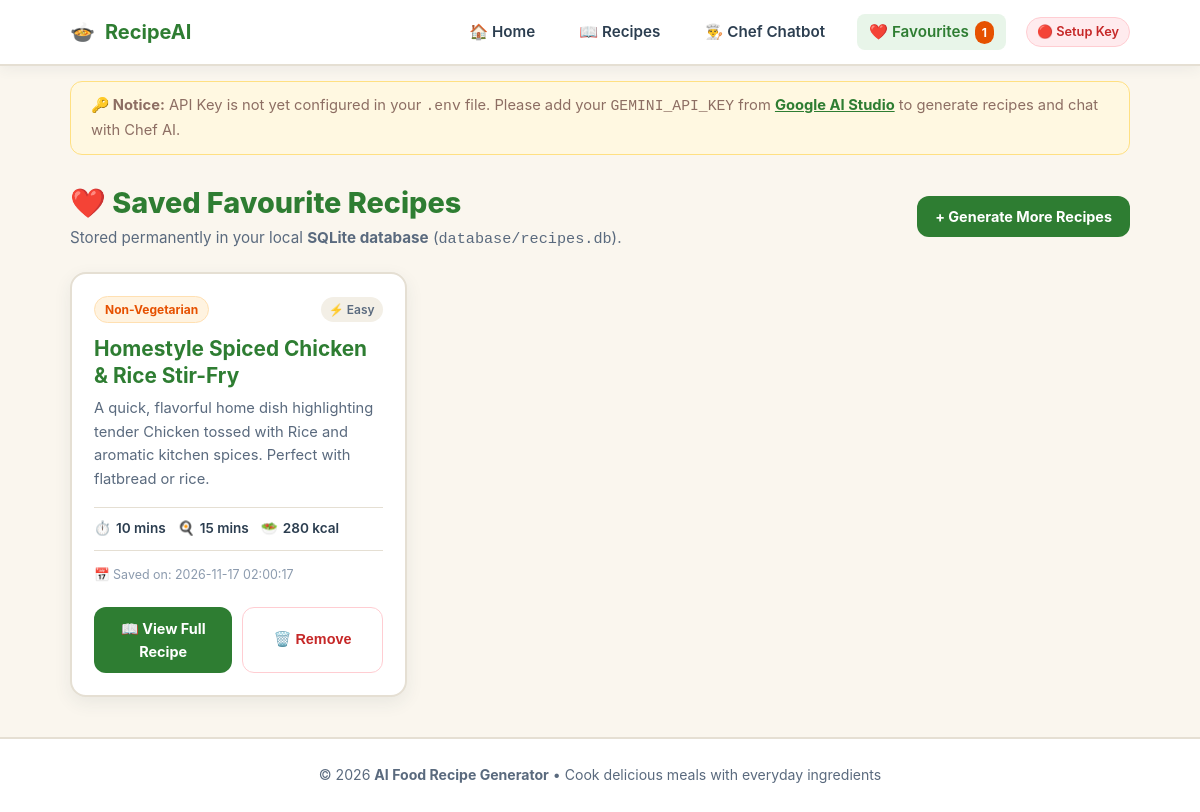
Page /favourites on the committed database.
### tables this page shows
CREATE TABLE favourites (
            id INTEGER PRIMARY KEY AUTOINCREMENT,
            title TEXT NOT NULL,
            description TEXT,
            category TEXT,
            prep_time TEXT,
            cook_time TEXT,
            difficulty TEXT,
            calories TEXT,
            ingredients TEXT,
            instructions TEXT,
            nutrition TEXT,
            tips TEXT,
            substitutes TEXT,
            language TEXT DEFAULT 'en',
            created_at TIMESTAMP DEFAULT CURRENT_TIMESTAMP
        );

### app.py (the view)
@app.route("/favourites")
def favourites():
    fav_recipes = database.get_all_favourites()
    return render_template("favourites.html", favourites=fav_recipes)

### ai_engine.py (called while the page is built, shortened)
def get_gemini_api_key():
    env_file = os.path.join(os.path.dirname(os.path.abspath(__file__)), ".env")
    return os.getenv("GEMINI_API_KEY", "").strip()

def is_api_key_configured():
    key = get_gemini_api_key()
    if not key or key == "your_gemini_api_key_here" or len(key) < 15:
        return False
    return True

### app.py (called while the page is built)
@app.context_processor
def inject_globals():
    try:
        favs = database.get_all_favourites()
        fav_count = len(favs)
    except Exception:
        fav_count = 0
    return {
        "api_ready": ai_engine.is_api_key_configured(),
        "gemini_model": os.getenv("GEMINI_MODEL", "gemini-3.8-flash"),
        "fav_count": fav_count
    }

### database.py (called while the page is built)
def get_db_connection():
    os.makedirs(DB_DIR, exist_ok=True)
    conn = sqlite3.connect(DB_PATH)
    conn.row_factory = sqlite3.Row
    return conn

def _format_recipe_row(row):
    if not row:
        return None
    recipe = dict(row)
    for field in ['ingredients', 'instructions', 'nutrition']:
        if field in recipe and recipe[field]:
            try:
                recipe[field] = json.loads(recipe[field])
            except (json.JSONDecodeError, TypeError):
                if isinstance(recipe[field], str):
                    recipe[field] = [line.strip() for line in recipe[field].split('\n') if line.strip()]
    return recipe

def get_all_favourites():
    conn = get_db_connection()
    cursor = conn.cursor()
    cursor.execute("SELECT * FROM favourites ORDER BY id DESC")
    rows = cursor.fetchall()
    conn.close()
    return [_format_recipe_row(row) for row in rows]

### templates/favourites.html (shortened to what this page needs)
{% extends "base.html" %}
{% block content %}
<div style="margin: 25px 0 20px; display: flex; justify-content: space-between; align-items: center; flex-wrap: wrap; gap: 15px;">
    <div>
        <h1 style="color: var(--primary-green); font-size: 1.8rem; font-weight: 800;">
            ❤️ Saved Favourite Recipes
        </h1>
        <p style="color: var(--text-secondary); font-size: 0.95rem;">
            Stored permanently in your local <strong>SQLite database</strong> (<code>database/recipes.db</code>).
        </p>
    </div>
    <div>
        <a href="{{ url_for('index') }}" class="btn btn-primary" style="padding: 9px 18px; font-size: 0.9rem;">
            + Generate More Recipes
        </a>
    </div>
</div>
<div id="favourites-container">
    {% if favourites and favourites|length > 0 %}
        <div class="recipes-grid">
            {% for fav in favourites %}
                <div class="recipe-card" id="fav-card-{{ fav.id }}">
                    <div>
                        <div class="card-header-badges">
                            <span class="category-tag">{{ fav.category or 'General' }}</span>
                            <span class="difficulty-tag">⚡ {{ fav.difficulty or 'Easy' }}</span>
                        </div>
                        <h2 class="recipe-title">{{ fav.title }}</h2>
                        <p class="recipe-desc">{{ fav.description }}</p>
                        <div class="recipe-stats-row">
                            <div class="stat-item">
                                ⏱️ <span>{{ fav.prep_time }}</span>
                            </div>
                            <div class="stat-item">
                                🍳 <span>{{ fav.cook_time }}</span>
                            </div>
                            <div class="stat-item">
                                🥗 <span>{{ fav.calories }}</span>
                            </div>
                        </div>
                        <div style="font-size: 0.78rem; color: var(--text-muted); margin-bottom: 12px;">
                            📅 Saved on: {{ fav.created_at }}
                        </div>
                    </div>
                    <div class="card-actions">
                        <a href="{{ url_for('recipe_details', recipe_id=fav.id) }}" class="btn btn-primary">
                            📖 View Full Recipe
                        </a>
                        <button
                            class="btn btn-outline-danger btn-remove-fav"
                            data-id="{{ fav.id }}"
                            title="Delete this recipe from SQLite database"
                        >
                            🗑️ Remove
                        </button>
                    </div>
                </div>
            {% endfor %}
        </div>
    {% endif %}
</div>
{% endblock %}

### templates/base.html (shortened to what this page needs)
<!DOCTYPE html>
<html lang="en">
<head>
    <link rel="stylesheet" href="{{ url_for('static', filename='css/style.css') }}">
</head>
<body>
    <header class="navbar">
        <div class="nav-container">
            <a href="{{ url_for('index') }}" class="nav-brand">
                <span>🍲</span> RecipeAI
            </a>
            <nav>
                <ul class="nav-links">
                    <li><a href="{{ url_for('index') }}" class="{% if request.endpoint == 'index' %}active{% endif %}">🏠 Home</a></li>
                    <li><a href="{{ url_for('recipes') }}" class="{% if request.endpoint in ['recipes', 'recipe_details'] %}active{% endif %}">📖 Recipes</a></li>
                    <li><a href="{{ url_for('chatbot') }}" class="{% if request.endpoint == 'chatbot' %}active{% endif %}">👨‍🍳 Chef Chatbot</a></li>
                    <li>
                        <a href="{{ url_for('favourites') }}" class="{% if request.endpoint == 'favourites' %}active{% endif %}">
                            ❤️ Favourites
                            <span class="count-badge" id="fav-count-badge">{{ fav_count }}</span>
                        </a>
                    </li>
                    <li>
                        {% if api_ready %}
                            <span class="api-pill active" title="AI Assistant is active">🟢 AI Ready</span>
                        {% else %}
                            <span class="api-pill inactive" title="Set GEMINI_API_KEY in .env file">🔴 Setup Key</span>
                        {% endif %}
                    </li>
                </ul>
            </nav>
        </div>
    </header>
    <main class="container">
        {% if not api_ready %}
            <div class="alert-banner alert-warning">
                <div>
                    <strong>🔑 Notice:</strong> API Key is not yet configured in your <code>.env</code> file.
                    Please add your <code>GEMINI_API_KEY</code> from <a href="https://aistudio.google.com/app/apikey" target="_blank" style="text-decoration: underline; font-weight: bold;">Google AI Studio</a> to generate recipes and chat with Chef AI.
                </div>
            </div>
        {% endif %}
        {% block content %}{% endblock %}
    </main>
    <footer class="footer">
        <div class="container">
            <p>&copy; 2026 <strong>AI Food Recipe Generator</strong> &bull; Cook delicious meals with everyday ingredients</p>
        </div>
    </footer>
</body>
</html>

### rows in the picture
favourites: category "Non-Vegetarian", difficulty "Easy", title "Homestyle Spiced Chicken & Rice Stir-Fry", description "A quick, flavorful home dish highlighting tender Chicken tossed with Rice and aromatic kitchen spices. Perfect with flatbread or rice.", prep_time "10 mins", cook_time "15 mins", calories "280 kcal", created_at "2026-11-17 02:00:17"

### other values in the picture
{{ fav_count }} "1"
